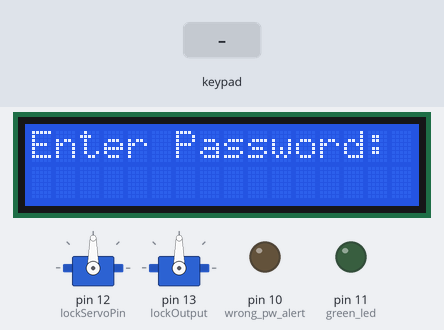
Simulated run of this sketch. Board: Arduino Uno, built with avr-gcc and run on an emulated ATmega328P. Parts: 16×2 character LCD, 2 × servo, output pins drawn as LEDs (lit = HIGH). Inputs (shaded band) come from the test bench.

Above: at 1.2 s.
1.3 s: keypad keys 1 2 3 4 # pressed 0.4 s apart
At 3.7 s:
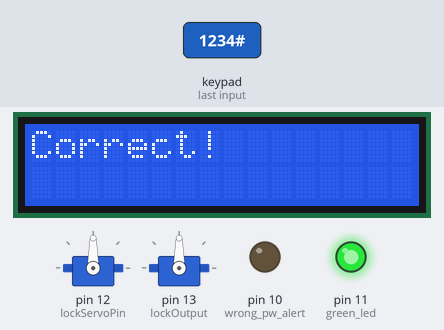
4.8 s: key '#' pressed
At 6.1 s:
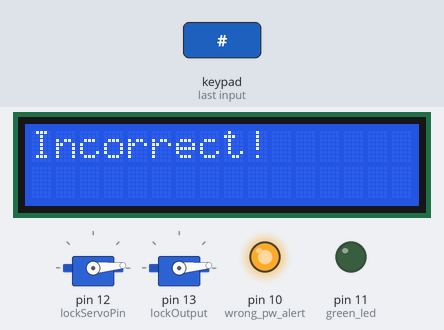
7.8 s: keypad keys 1 2 3 4 A pressed 0.4 s apart
At 10.1 s:
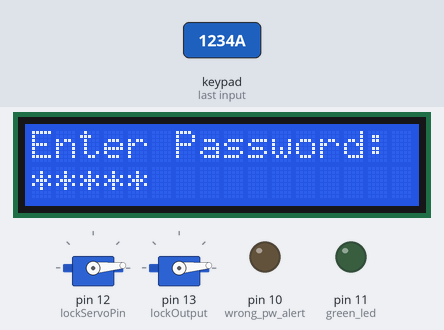
11.3 s: keypad keys 9 8 7 6 A pressed 0.4 s apart
At 14.0 s:
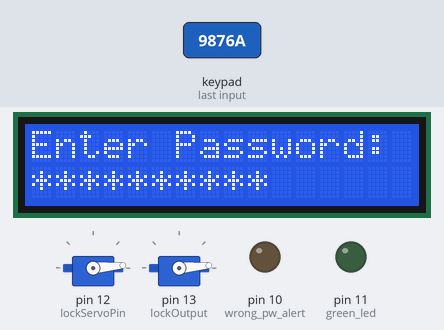
14.8 s: key '1' pressed
At 15.4 s:
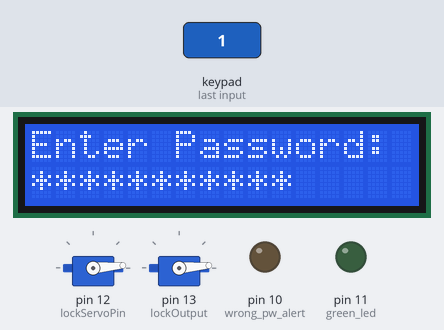
16.3 s: keypad keys 5 4 3 2 A pressed 0.4 s apart
At 18.9 s:
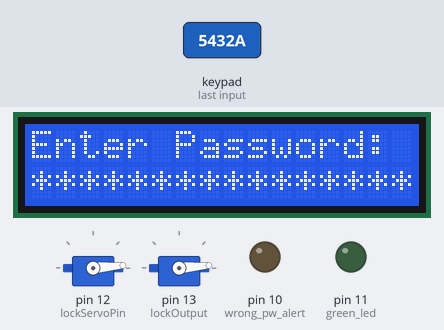
Timing chart, 0 to 20.4 s (numbered marks = the images above; inputs shaded):
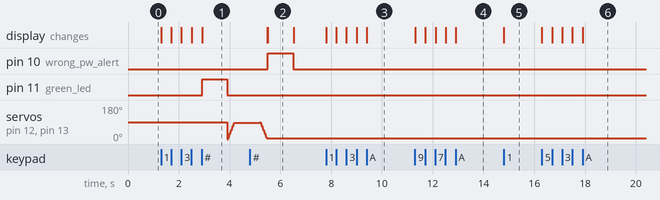

Measured:
- after the input at 1.3 s, pin 11 (green_led): LOW → HIGH after 1.6 s, → LOW 1.0 s later; the display: first changes at once (image 1 shows a later state)
- after the input at 4.8 s, pin 10 (wrong_pw_alert): LOW → HIGH after 0.70 s, → LOW 1.0 s later; the display: first differs from a run without the input after 0.71 s (image 2)
- after the input at 7.8 s, the display: first changes at once (image 3 shows a later state)
- after the input at 11.3 s, the display: first changes at once (image 4 shows a later state)
- after the input at 14.8 s, the display: changes at once (image 5)
- after the input at 16.3 s, the display: first changes at once (image 6 shows a later state)
- what the display in image 2 shows lasts 1.0 s, from 5.5 s to 6.5 s

The sketch:

keypad_lcd_servo.ino
```cpp
//#include <Wire.h>
#include <LiquidCrystal_I2C.h>
#include <Keypad.h>
#include <Servo.h>

#define PASSWORD_MIN_LEN 1
#define PASSWORD_MAX_LEN 16
#define PASSWORD_DISPLAY '*'

// unit for measuring angles
#define DELTA_DEGREE 5
#define CLOSE_DOOR_DEGREE 0
#define OPEN_DOOR_DEGREE 90
#define SERVO_DELAY_TIME 15

// -------- password must have 1 more character to mark '\0' --------
// string to hold user input
char   data[PASSWORD_MAX_LEN+1];
// password
char master[PASSWORD_MAX_LEN+1] = "1234";

enum KEY_TYPE { ENTER = '#', DELETE = 'D', RETYPE = '*' };

// Pin connected to lock relay input
int lockOutput = 13;

// Counter for character entries
byte data_count = 0;

// Character to hold key input
char customKey;

// Constants for row and column size
const byte ROWS = 4;
const byte COLS = 4;

// Array2D to represent keys on ROWSxCOLS keypad
char hexKeys[ROWS][COLS] = {
  {'1', '2', '3', 'A'},
  {'4', '5', '6', 'B'},
  {'7', '8', '9', 'C'},
  {'*', '0', '#', 'D'}
};

// Connections to Arduino
byte rowPins[ROWS] = {9, 8, 7, 6};
byte colPins[COLS] = {5, 4, 3, 2};


// Create keypad object
Keypad customKeypad = Keypad(makeKeymap(hexKeys),rowPins, colPins, ROWS, COLS);

// Create LCD object
LiquidCrystal_I2C lcd(0x20, 16, 2);

// Create Servo object
Servo lockServo;
Servo doorServo;

byte lockServoPos = 0;
byte doorServoPos = 0;
byte servoPos = 0;

byte lockServoPin = 12;
byte doorServoPin = 13;
byte wrong_pw_alert = 10;
byte green_led = 11;

void setup() {
    Serial.begin(9600);
    // Setup lcd backlight and initialize
    lcd.backlight();
    lcd.init();
    resetLCD();

    // Set lockOutput as an OUTPUT pin
    pinMode(lockOutput, OUTPUT);

    // Set buzzer, red and green led as OUTPUT
    pinMode(wrong_pw_alert, OUTPUT);
    pinMode(green_led, OUTPUT);

    // Set up servo
	lockServo.attach(lockServoPin);
	doorServo.attach(doorServoPin);

  	//closeDoor();
  /* // test change password
  Serial.println(master);
  changePassword("1234567890123456");
  Serial.println(master);
  lcd.print(master);
  */
}

void loop() {
  // Look for keypress
  customKey = customKeypad.getKey();
  if (customKey) {
	switch(customKey) {
    case RETYPE: // when re-type password
		handle_retype();
		break;

    case DELETE: // when press delete
      	handle_delete();
		break;

    case ENTER: // when press enter
      	handle_enter();
      	break;

    default: // when typing password
      	handle_typing(customKey);
    	break;
    }
  }

}

void handle_retype() {
	clearData();
    resetLCD();
}

void handle_delete() {
  // ONLY HANDLE when data has at least 1 character
  if (data_count > 0) {
    // delete last key in data and decrease data_count
	data[--data_count] = '\0';

    // delete last char in lcd
	lcd.setCursor(data_count, 1);
    lcd.print(' ');
  }
}

void handle_enter() {
	lcd.clear();

    // password is correct
    if (strcmp(data, master) == 0) {
    	lcd.print("Correct!");

      	// turn on green led 1 sec
      	digitalWrite(green_led, HIGH);
      	delay(1000);
      	digitalWrite(green_led, LOW);

      	// use servo to open door
      	openDoor();
      	delay(1000);
      	closeDoor();
    } else {
    	// turn on red ligt and buzzer
      	digitalWrite(wrong_pw_alert, HIGH);

      	lcd.print("Incorrect!");
      	delay(1000);

        // turn off red light and buzzer
        digitalWrite(wrong_pw_alert, LOW);
    }

    handle_retype();
}

void handle_typing(char key) {
  	// Check if we have reached the password max length
	if (data_count == PASSWORD_MAX_LEN) {
		return;
	}

	// when data has empty space
    // Load key into data
    data[data_count] = key;

    // Display last key
    lcd.setCursor(data_count,1);
    lcd.print(PASSWORD_DISPLAY);
	// increase data_count
    data_count += 1;
}

void resetLCD() {
  lcd.clear();
  lcd.setCursor(0, 0);
  lcd.print("Enter Password:");
}

void changePassword(char* newPassword) {
	byte password_len = strlen(newPassword);
  	// if password_len is valid
  	if (password_len >= PASSWORD_MIN_LEN
        && password_len <= PASSWORD_MAX_LEN) {
    	// update password
      	strcpy(master, newPassword);
    }
}

void clearData() {
  while(data_count != 0) {
  	//Serial.print(data[data_count-1]);
    data[--data_count] = '\0';
  }
  /*
  Serial.println();
  Serial.println(data_count);
  Serial.println(data[0]);
  */
}

// ---------- Use servo to open/close door ----------
void openDoor() {
  	for (; servoPos < OPEN_DOOR_DEGREE; servoPos += DELTA_DEGREE) {
    	lockServo.write(servoPos);	// tell servo to go to position in variable 'pos'
        doorServo.write(servoPos);	// tell servo to go to position in variable 'pos'
    	delay(SERVO_DELAY_TIME);	// waits for the servo to reach the position
  	}
}
void closeDoor() {
    for (; servoPos > CLOSE_DOOR_DEGREE; servoPos -= DELTA_DEGREE) {
      lockServo.write(servoPos);	// tell servo to go to position in variable 'pos'
      doorServo.write(servoPos);	// tell servo to go to position in variable 'pos'
      delay(SERVO_DELAY_TIME);	// waits for the servo to reach the position
    }
	//myServo.write(servoPos);	// tell servo to go to CLOSE_DOOR_DEGREE
}
```
